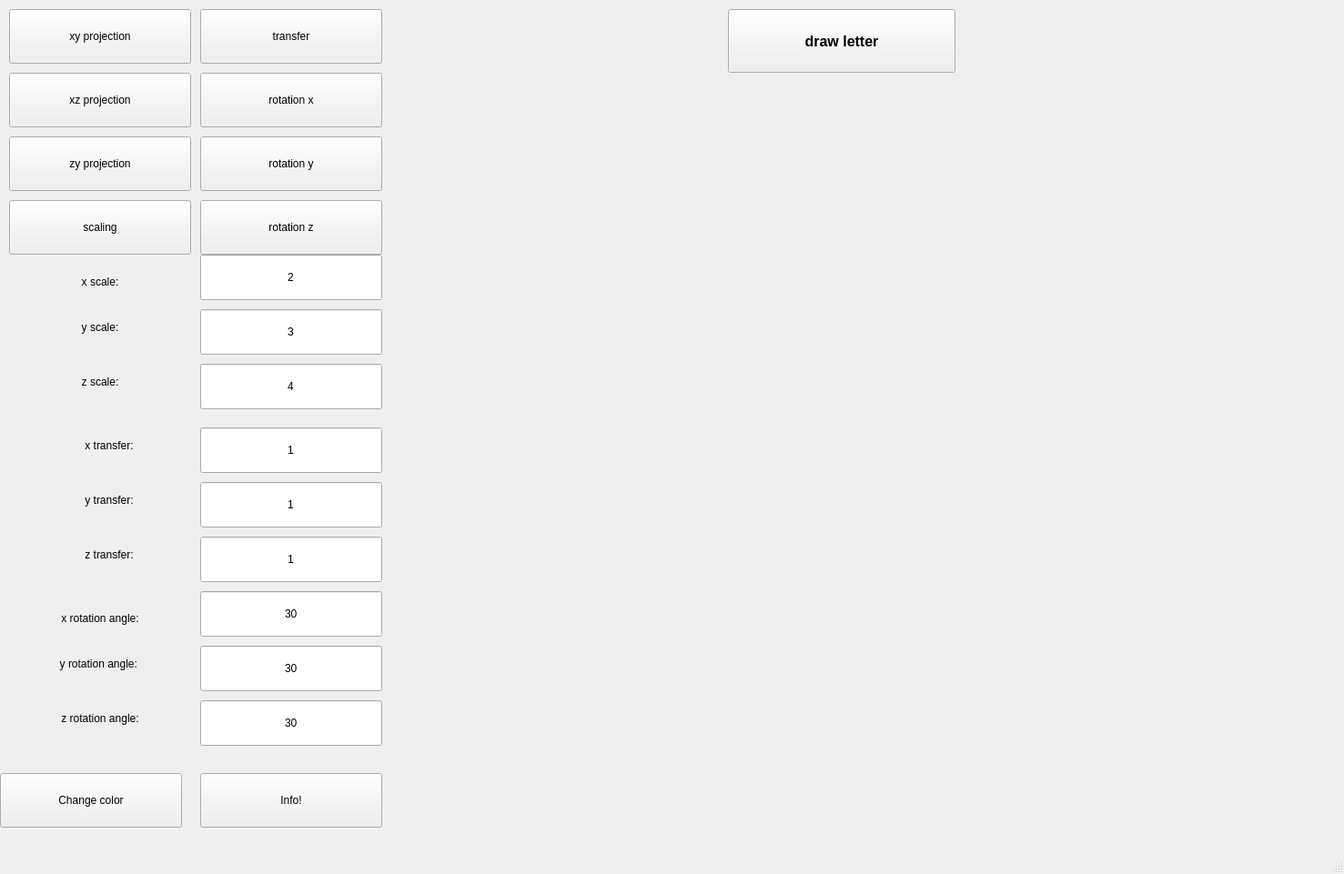
<?xml version="1.0" encoding="UTF-8"?>
<ui version="4.0">
 <class>MainWindow</class>
 <widget class="QMainWindow" name="MainWindow">
  <property name="geometry">
   <rect>
    <x>0</x>
    <y>0</y>
    <width>1477</width>
    <height>961</height>
   </rect>
  </property>
  <property name="sizePolicy">
   <sizepolicy hsizetype="Preferred" vsizetype="Preferred">
    <horstretch>0</horstretch>
    <verstretch>0</verstretch>
   </sizepolicy>
  </property>
  <property name="font">
   <font>
    <pointsize>9</pointsize>
   </font>
  </property>
  <property name="windowTitle">
   <string>MainWindow</string>
  </property>
  <widget class="QWidget" name="centralwidget">
   <widget class="letter" name="widget" native="true">
    <property name="geometry">
     <rect>
      <x>459</x>
      <y>105</y>
      <width>1000</width>
      <height>800</height>
     </rect>
    </property>
    <property name="sizePolicy">
     <sizepolicy hsizetype="Preferred" vsizetype="Preferred">
      <horstretch>0</horstretch>
      <verstretch>0</verstretch>
     </sizepolicy>
    </property>
    <property name="font">
     <font>
      <pointsize>18</pointsize>
     </font>
    </property>
   </widget>
   <widget class="QPushButton" name="pushButton">
    <property name="geometry">
     <rect>
      <x>10</x>
      <y>10</y>
      <width>200</width>
      <height>60</height>
     </rect>
    </property>
    <property name="sizePolicy">
     <sizepolicy hsizetype="MinimumExpanding" vsizetype="MinimumExpanding">
      <horstretch>0</horstretch>
      <verstretch>0</verstretch>
     </sizepolicy>
    </property>
    <property name="text">
     <string>xy projection</string>
    </property>
   </widget>
   <widget class="QPushButton" name="pushButton_2">
    <property name="geometry">
     <rect>
      <x>10</x>
      <y>80</y>
      <width>200</width>
      <height>60</height>
     </rect>
    </property>
    <property name="sizePolicy">
     <sizepolicy hsizetype="Fixed" vsizetype="Fixed">
      <horstretch>0</horstretch>
      <verstretch>0</verstretch>
     </sizepolicy>
    </property>
    <property name="text">
     <string>xz projection</string>
    </property>
   </widget>
   <widget class="QPushButton" name="pushButton_3">
    <property name="geometry">
     <rect>
      <x>10</x>
      <y>150</y>
      <width>200</width>
      <height>60</height>
     </rect>
    </property>
    <property name="sizePolicy">
     <sizepolicy hsizetype="Fixed" vsizetype="Fixed">
      <horstretch>0</horstretch>
      <verstretch>0</verstretch>
     </sizepolicy>
    </property>
    <property name="text">
     <string>zy projection</string>
    </property>
   </widget>
   <widget class="QPushButton" name="pushButton_4">
    <property name="geometry">
     <rect>
      <x>10</x>
      <y>220</y>
      <width>200</width>
      <height>60</height>
     </rect>
    </property>
    <property name="sizePolicy">
     <sizepolicy hsizetype="Fixed" vsizetype="Fixed">
      <horstretch>0</horstretch>
      <verstretch>0</verstretch>
     </sizepolicy>
    </property>
    <property name="text">
     <string>scaling</string>
    </property>
   </widget>
   <widget class="QPushButton" name="pushButton_5">
    <property name="geometry">
     <rect>
      <x>220</x>
      <y>10</y>
      <width>200</width>
      <height>60</height>
     </rect>
    </property>
    <property name="sizePolicy">
     <sizepolicy hsizetype="Fixed" vsizetype="Fixed">
      <horstretch>0</horstretch>
      <verstretch>0</verstretch>
     </sizepolicy>
    </property>
    <property name="text">
     <string>transfer</string>
    </property>
   </widget>
   <widget class="QPushButton" name="pushButton_6">
    <property name="geometry">
     <rect>
      <x>220</x>
      <y>80</y>
      <width>200</width>
      <height>60</height>
     </rect>
    </property>
    <property name="sizePolicy">
     <sizepolicy hsizetype="Fixed" vsizetype="Fixed">
      <horstretch>0</horstretch>
      <verstretch>0</verstretch>
     </sizepolicy>
    </property>
    <property name="text">
     <string>rotation x</string>
    </property>
   </widget>
   <widget class="QPushButton" name="pushButton_7">
    <property name="geometry">
     <rect>
      <x>220</x>
      <y>150</y>
      <width>200</width>
      <height>60</height>
     </rect>
    </property>
    <property name="text">
     <string>rotation y</string>
    </property>
   </widget>
   <widget class="QPushButton" name="pushButton_8">
    <property name="geometry">
     <rect>
      <x>220</x>
      <y>220</y>
      <width>200</width>
      <height>60</height>
     </rect>
    </property>
    <property name="sizePolicy">
     <sizepolicy hsizetype="Fixed" vsizetype="Fixed">
      <horstretch>0</horstretch>
      <verstretch>0</verstretch>
     </sizepolicy>
    </property>
    <property name="text">
     <string>rotation z</string>
    </property>
   </widget>
   <widget class="QPushButton" name="pushButton_9">
    <property name="geometry">
     <rect>
      <x>800</x>
      <y>10</y>
      <width>250</width>
      <height>70</height>
     </rect>
    </property>
    <property name="sizePolicy">
     <sizepolicy hsizetype="Fixed" vsizetype="Fixed">
      <horstretch>0</horstretch>
      <verstretch>0</verstretch>
     </sizepolicy>
    </property>
    <property name="font">
     <font>
      <pointsize>12</pointsize>
      <bold>true</bold>
     </font>
    </property>
    <property name="text">
     <string>draw letter</string>
    </property>
    <property name="autoDefault">
     <bool>false</bool>
    </property>
   </widget>
   <widget class="QLabel" name="label">
    <property name="geometry">
     <rect>
      <x>10</x>
      <y>280</y>
      <width>200</width>
      <height>60</height>
     </rect>
    </property>
    <property name="sizePolicy">
     <sizepolicy hsizetype="Fixed" vsizetype="Fixed">
      <horstretch>0</horstretch>
      <verstretch>0</verstretch>
     </sizepolicy>
    </property>
    <property name="text">
     <string>x scale:</string>
    </property>
    <property name="alignment">
     <set>Qt::AlignCenter</set>
    </property>
   </widget>
   <widget class="QLineEdit" name="lineEdit">
    <property name="geometry">
     <rect>
      <x>220</x>
      <y>280</y>
      <width>200</width>
      <height>50</height>
     </rect>
    </property>
    <property name="sizePolicy">
     <sizepolicy hsizetype="Fixed" vsizetype="Fixed">
      <horstretch>0</horstretch>
      <verstretch>0</verstretch>
     </sizepolicy>
    </property>
    <property name="text">
     <string>2</string>
    </property>
    <property name="alignment">
     <set>Qt::AlignCenter</set>
    </property>
   </widget>
   <widget class="QLabel" name="label_2">
    <property name="geometry">
     <rect>
      <x>10</x>
      <y>330</y>
      <width>200</width>
      <height>60</height>
     </rect>
    </property>
    <property name="sizePolicy">
     <sizepolicy hsizetype="Fixed" vsizetype="Fixed">
      <horstretch>0</horstretch>
      <verstretch>0</verstretch>
     </sizepolicy>
    </property>
    <property name="text">
     <string>y scale:</string>
    </property>
    <property name="alignment">
     <set>Qt::AlignCenter</set>
    </property>
   </widget>
   <widget class="QLabel" name="label_3">
    <property name="geometry">
     <rect>
      <x>10</x>
      <y>390</y>
      <width>200</width>
      <height>60</height>
     </rect>
    </property>
    <property name="sizePolicy">
     <sizepolicy hsizetype="Fixed" vsizetype="Fixed">
      <horstretch>0</horstretch>
      <verstretch>0</verstretch>
     </sizepolicy>
    </property>
    <property name="text">
     <string>z scale:</string>
    </property>
    <property name="alignment">
     <set>Qt::AlignCenter</set>
    </property>
   </widget>
   <widget class="QLabel" name="label_4">
    <property name="geometry">
     <rect>
      <x>20</x>
      <y>460</y>
      <width>200</width>
      <height>60</height>
     </rect>
    </property>
    <property name="sizePolicy">
     <sizepolicy hsizetype="Fixed" vsizetype="Fixed">
      <horstretch>0</horstretch>
      <verstretch>0</verstretch>
     </sizepolicy>
    </property>
    <property name="text">
     <string>x transfer:</string>
    </property>
    <property name="alignment">
     <set>Qt::AlignCenter</set>
    </property>
   </widget>
   <widget class="QLabel" name="label_5">
    <property name="geometry">
     <rect>
      <x>20</x>
      <y>520</y>
      <width>200</width>
      <height>60</height>
     </rect>
    </property>
    <property name="sizePolicy">
     <sizepolicy hsizetype="Fixed" vsizetype="Fixed">
      <horstretch>0</horstretch>
      <verstretch>0</verstretch>
     </sizepolicy>
    </property>
    <property name="text">
     <string>y transfer:</string>
    </property>
    <property name="alignment">
     <set>Qt::AlignCenter</set>
    </property>
   </widget>
   <widget class="QLabel" name="label_6">
    <property name="geometry">
     <rect>
      <x>20</x>
      <y>580</y>
      <width>200</width>
      <height>60</height>
     </rect>
    </property>
    <property name="sizePolicy">
     <sizepolicy hsizetype="Fixed" vsizetype="Fixed">
      <horstretch>0</horstretch>
      <verstretch>0</verstretch>
     </sizepolicy>
    </property>
    <property name="text">
     <string>z transfer:</string>
    </property>
    <property name="alignment">
     <set>Qt::AlignCenter</set>
    </property>
   </widget>
   <widget class="QLabel" name="label_7">
    <property name="geometry">
     <rect>
      <x>10</x>
      <y>650</y>
      <width>200</width>
      <height>60</height>
     </rect>
    </property>
    <property name="sizePolicy">
     <sizepolicy hsizetype="Fixed" vsizetype="Fixed">
      <horstretch>0</horstretch>
      <verstretch>0</verstretch>
     </sizepolicy>
    </property>
    <property name="font">
     <font>
      <pointsize>9</pointsize>
     </font>
    </property>
    <property name="text">
     <string>x rotation angle:</string>
    </property>
    <property name="alignment">
     <set>Qt::AlignCenter</set>
    </property>
   </widget>
   <widget class="QLabel" name="label_8">
    <property name="geometry">
     <rect>
      <x>10</x>
      <y>700</y>
      <width>200</width>
      <height>60</height>
     </rect>
    </property>
    <property name="sizePolicy">
     <sizepolicy hsizetype="Fixed" vsizetype="Fixed">
      <horstretch>0</horstretch>
      <verstretch>0</verstretch>
     </sizepolicy>
    </property>
    <property name="font">
     <font>
      <pointsize>9</pointsize>
     </font>
    </property>
    <property name="text">
     <string>y rotation angle: </string>
    </property>
    <property name="alignment">
     <set>Qt::AlignCenter</set>
    </property>
   </widget>
   <widget class="QLabel" name="label_9">
    <property name="geometry">
     <rect>
      <x>10</x>
      <y>760</y>
      <width>200</width>
      <height>60</height>
     </rect>
    </property>
    <property name="sizePolicy">
     <sizepolicy hsizetype="Fixed" vsizetype="Fixed">
      <horstretch>0</horstretch>
      <verstretch>0</verstretch>
     </sizepolicy>
    </property>
    <property name="font">
     <font>
      <pointsize>9</pointsize>
     </font>
    </property>
    <property name="layoutDirection">
     <enum>Qt::LeftToRight</enum>
    </property>
    <property name="text">
     <string>z rotation angle:</string>
    </property>
    <property name="alignment">
     <set>Qt::AlignCenter</set>
    </property>
   </widget>
   <widget class="QLineEdit" name="lineEdit_2">
    <property name="geometry">
     <rect>
      <x>220</x>
      <y>340</y>
      <width>200</width>
      <height>50</height>
     </rect>
    </property>
    <property name="sizePolicy">
     <sizepolicy hsizetype="Fixed" vsizetype="Fixed">
      <horstretch>0</horstretch>
      <verstretch>0</verstretch>
     </sizepolicy>
    </property>
    <property name="text">
     <string>3</string>
    </property>
    <property name="alignment">
     <set>Qt::AlignCenter</set>
    </property>
   </widget>
   <widget class="QLineEdit" name="lineEdit_3">
    <property name="geometry">
     <rect>
      <x>220</x>
      <y>400</y>
      <width>200</width>
      <height>50</height>
     </rect>
    </property>
    <property name="sizePolicy">
     <sizepolicy hsizetype="Fixed" vsizetype="Fixed">
      <horstretch>0</horstretch>
      <verstretch>0</verstretch>
     </sizepolicy>
    </property>
    <property name="text">
     <string>4</string>
    </property>
    <property name="alignment">
     <set>Qt::AlignCenter</set>
    </property>
   </widget>
   <widget class="QLineEdit" name="lineEdit_4">
    <property name="geometry">
     <rect>
      <x>220</x>
      <y>470</y>
      <width>200</width>
      <height>50</height>
     </rect>
    </property>
    <property name="sizePolicy">
     <sizepolicy hsizetype="Fixed" vsizetype="Fixed">
      <horstretch>0</horstretch>
      <verstretch>0</verstretch>
     </sizepolicy>
    </property>
    <property name="text">
     <string>1</string>
    </property>
    <property name="alignment">
     <set>Qt::AlignCenter</set>
    </property>
   </widget>
   <widget class="QLineEdit" name="lineEdit_5">
    <property name="geometry">
     <rect>
      <x>220</x>
      <y>530</y>
      <width>200</width>
      <height>50</height>
     </rect>
    </property>
    <property name="sizePolicy">
     <sizepolicy hsizetype="Fixed" vsizetype="Fixed">
      <horstretch>0</horstretch>
      <verstretch>0</verstretch>
     </sizepolicy>
    </property>
    <property name="text">
     <string>1</string>
    </property>
    <property name="alignment">
     <set>Qt::AlignCenter</set>
    </property>
   </widget>
   <widget class="QLineEdit" name="lineEdit_6">
    <property name="geometry">
     <rect>
      <x>220</x>
      <y>590</y>
      <width>200</width>
      <height>50</height>
     </rect>
    </property>
    <property name="sizePolicy">
     <sizepolicy hsizetype="Fixed" vsizetype="Fixed">
      <horstretch>0</horstretch>
      <verstretch>0</verstretch>
     </sizepolicy>
    </property>
    <property name="text">
     <string>1</string>
    </property>
    <property name="alignment">
     <set>Qt::AlignCenter</set>
    </property>
   </widget>
   <widget class="QLineEdit" name="lineEdit_7">
    <property name="geometry">
     <rect>
      <x>220</x>
      <y>650</y>
      <width>200</width>
      <height>50</height>
     </rect>
    </property>
    <property name="sizePolicy">
     <sizepolicy hsizetype="Fixed" vsizetype="Fixed">
      <horstretch>0</horstretch>
      <verstretch>0</verstretch>
     </sizepolicy>
    </property>
    <property name="font">
     <font>
      <pointsize>9</pointsize>
     </font>
    </property>
    <property name="text">
     <string>30</string>
    </property>
    <property name="alignment">
     <set>Qt::AlignCenter</set>
    </property>
   </widget>
   <widget class="QLineEdit" name="lineEdit_8">
    <property name="geometry">
     <rect>
      <x>220</x>
      <y>710</y>
      <width>200</width>
      <height>50</height>
     </rect>
    </property>
    <property name="sizePolicy">
     <sizepolicy hsizetype="Fixed" vsizetype="Fixed">
      <horstretch>0</horstretch>
      <verstretch>0</verstretch>
     </sizepolicy>
    </property>
    <property name="font">
     <font>
      <pointsize>9</pointsize>
     </font>
    </property>
    <property name="text">
     <string>30</string>
    </property>
    <property name="alignment">
     <set>Qt::AlignCenter</set>
    </property>
   </widget>
   <widget class="QLineEdit" name="lineEdit_9">
    <property name="geometry">
     <rect>
      <x>220</x>
      <y>770</y>
      <width>200</width>
      <height>50</height>
     </rect>
    </property>
    <property name="font">
     <font>
      <pointsize>9</pointsize>
     </font>
    </property>
    <property name="text">
     <string>30</string>
    </property>
    <property name="alignment">
     <set>Qt::AlignCenter</set>
    </property>
   </widget>
   <widget class="QPushButton" name="pushButton_10">
    <property name="geometry">
     <rect>
      <x>0</x>
      <y>850</y>
      <width>200</width>
      <height>60</height>
     </rect>
    </property>
    <property name="sizePolicy">
     <sizepolicy hsizetype="Fixed" vsizetype="Fixed">
      <horstretch>0</horstretch>
      <verstretch>0</verstretch>
     </sizepolicy>
    </property>
    <property name="font">
     <font>
      <pointsize>9</pointsize>
     </font>
    </property>
    <property name="text">
     <string>Change color</string>
    </property>
   </widget>
   <widget class="QPushButton" name="pushButton_11">
    <property name="geometry">
     <rect>
      <x>220</x>
      <y>850</y>
      <width>200</width>
      <height>60</height>
     </rect>
    </property>
    <property name="sizePolicy">
     <sizepolicy hsizetype="Fixed" vsizetype="Fixed">
      <horstretch>0</horstretch>
      <verstretch>0</verstretch>
     </sizepolicy>
    </property>
    <property name="font">
     <font>
      <pointsize>9</pointsize>
     </font>
    </property>
    <property name="text">
     <string>Info!</string>
    </property>
   </widget>
  </widget>
  <widget class="QMenuBar" name="menubar">
   <property name="geometry">
    <rect>
     <x>0</x>
     <y>0</y>
     <width>1477</width>
     <height>21</height>
    </rect>
   </property>
  </widget>
  <widget class="QStatusBar" name="statusbar"/>
 </widget>
 <customwidgets>
  <customwidget>
   <class>letter</class>
   <extends>QWidget</extends>
   <header>letter.h</header>
   <container>1</container>
  </customwidget>
 </customwidgets>
 <resources/>
 <connections/>
</ui>
